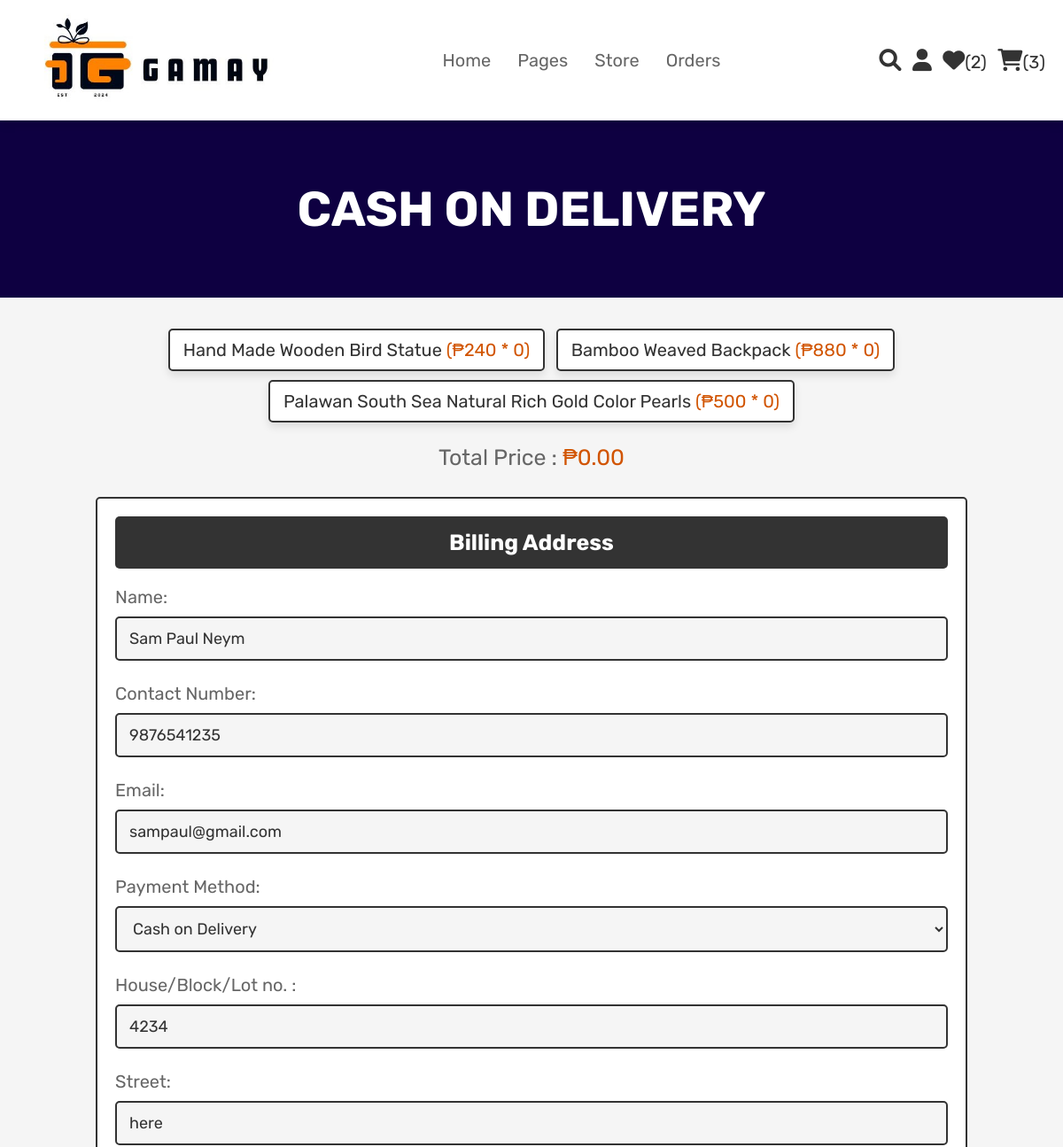
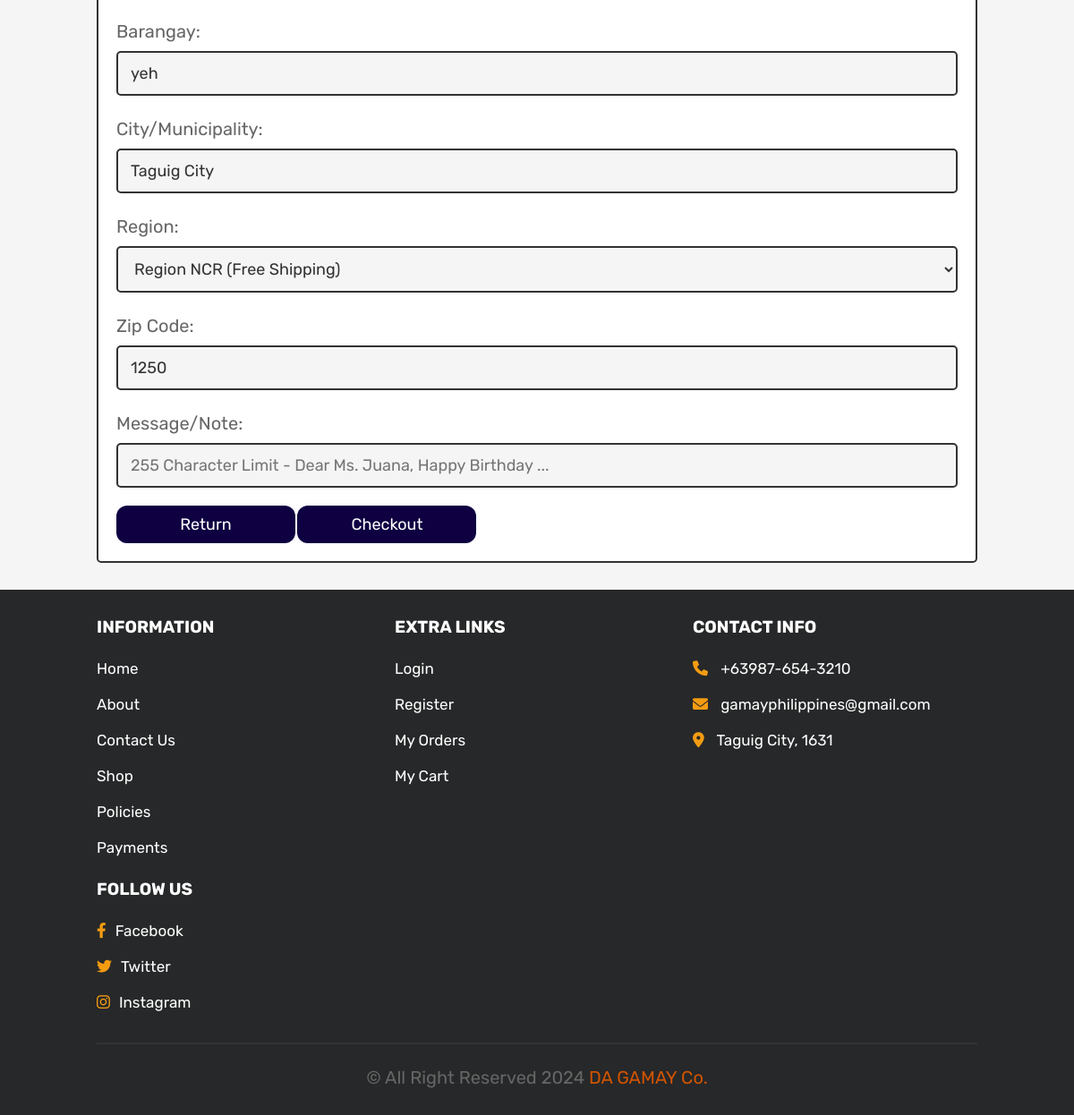
The app's page /checkout.php (signed in) with its own data (2 pictures, top to bottom).
### tables this page shows
CREATE TABLE `cart` (
  `id` int(100) NOT NULL,
  `user_id` int(100) NOT NULL,
  `pid` int(100) NOT NULL,
  `name` varchar(100) NOT NULL,
  `price` int(100) NOT NULL,
  `quantity` int(100) NOT NULL,
  `image` varchar(100) NOT NULL
);

### checkout.php (the view, shortened to what this page needs)
<?php
@include 'config.php';
$user_id = $_SESSION['user_id'];
  ?>
<!DOCTYPE html>
<html lang="en">
<head>
   <link rel="stylesheet" href="https://cdnjs.cloudflare.com/ajax/libs/font-awesome/6.0.0/css/all.min.css">
   <link rel="stylesheet" href="css/new.css">
</head>
<body>
<?php @include 'header.php'; ?>
<section class="heading">
    <h3>Cash On Delivery</h3>
</section>
<section class="display-order">
    <?php
        $grand_total = 0;
        $select_cart = mysqli_query($conn, "SELECT * FROM `cart` WHERE user_id = '$user_id'") or die('query failed');
        if(mysqli_num_rows($select_cart) > 0){
            while($fetch_cart = mysqli_fetch_assoc($select_cart)){
            $total_price = ($fetch_cart['price'] * $fetch_cart['quantity']);
            $grand_total += $total_price;
    ?>
    <p> <?php echo $fetch_cart['name'] ?> <span> (<?php echo '₱'.$fetch_cart['price'].' * '.$fetch_cart['quantity']  ?>) </span> </p>
    <?php
        }
        }else{
            echo '<p class="empty">your cart is empty</p>';
        }
    ?>
    <div class="grand-total">Total Price : <span>₱<?php echo $grand_total; ?>.00</span></div>
</section>
<section class="checkout">
    <form action="" method="POST">
        <h3>Billing address</h3>
        <div class="flex">
            <div class="inputBox">
                <span>Name:</span>
                <input type="text" name="name" placeholder="Enter your name" value="<?php echo ($user_id === 19) ? '' : (isset($_SESSION['user_name']) ? $_SESSION['user_name'] : ''); ?>" required>
            </div>
            <div class="inputBox">
                <span>Contact Number:</span>
                <input type="number" name="number" min="0" placeholder="+63XXXXXXXXXX" value="<?php echo ($user_id === 19) ? '' : (isset($_SESSION['user_contact_number']) ? $_SESSION['user_contact_number'] : ''); ?>" required>
            </div>
            <div class="inputBox">
                <span>Email:</span>
                <input type="email" name="email" placeholder="e.g. @gmail.com" value="<?php echo ($user_id === 19) ? '' : (isset($_SESSION['user_email']) ? $_SESSION['user_email'] : ''); ?>" required>
            </div>
            <div class="inputBox">
                <span>Payment Method:</span>
                <select name="method">
                    <option value="cash on delivery">Cash on Delivery</option>
                </select>
            </div>
            <div class="inputBox">
                <span>House/Block/Lot no. :</span>
                <input type="text" name="flat" placeholder="e.g. house no." value="<?php echo ($user_id === 19) ? '' : (isset($_SESSION['user_flat']) ? $_SESSION['user_flat'] : ''); ?>" required>
            </div>
            <div class="inputBox">
                <span>Street:</span>
                <input type="text" name="street" placeholder="e.g. street name" value="<?php echo ($user_id === 19) ? '' : (isset($_SESSION['user_street']) ? $_SESSION['user_street'] : ''); ?>" required>
            </div>
            <div class="inputBox">
                <span>Barangay:</span>
                <input type="text" name="barangay" placeholder="e.g. Addition Hills" value="<?php echo ($user_id === 19) ? '' : (isset($_SESSION['user_barangay']) ? $_SESSION['user_barangay'] : ''); ?>" required>
            </div>
            <div class="inputBox">
                <span>City/Municipality:</span>
                <input type="text" name="city" placeholder="e.g. Mandaluyong City" value="<?php echo ($user_id === 19) ? '' : (isset($_SESSION['user_city']) ? $_SESSION['user_city'] : ''); ?>" required>
            </div>
<div class="inputBox">
                <span>Region:</span>
                <select name="region">
                    <option value="NCR">Region NCR (Free Shipping)</option>
                </select>
             </div>
            <div class="inputBox">
                <span>Zip Code:</span>
                <input type="number" min="0" name="zip" placeholder="e.g. 1550" value="<?php echo ($user_id === 19) ? '' : (isset($_SESSION['user_zip']) ? $_SESSION['user_zip'] : ''); ?>" required>
            </div>
            <div class="inputBox">
                <span>Message/Note: </span>
                <input type="text" name="note" placeholder="255 Character Limit - Dear Ms. Juana, Happy Birthday ...">
            </div>
        </div>
        <a class="btn" style="text-align: center;" href="payment_method.php">return</a>
        <input type="submit" name="order" value="checkout" class="btn">
    </form>
</section>
<?php @include 'footer.php'; ?>
</body>
</html>

### css/new.css (style rules this page uses)
:root { --blue:#0e0041; --red:#d15400; --orange:#f39c12; --black:#333; --white:#fff; --light-color:#666; --light-white:#ccc; --light-bg:#f5f5f5; --border:.2rem solid var(--black); --box-shadow:0 .5rem 1rem rgba(0,0,0,.1); }
* { font-family: 'Rubik', sans-serif; margin:0; padding:0; box-sizing: border-box; outline: none; border:none; text-decoration: none; transition:all .2s linear; }
html { font-size: 62.5%; overflow-x: hidden; scroll-behavior: smooth; scroll-padding-top: 6.5rem; }
body { background: var(--light-bg); }
section { padding:3rem 9%; }
.btn, .delete-btn, .option-btn { display: inline-block; border-radius: 12px; margin-top: 1rem; font-size: 1.8rem; color:var(--white); cursor: pointer; padding:1rem 3rem; text-transform: capitalize; }
.btn { background-color: var(--blue); }
.heading { display: flex; flex-flow: column; align-items: center; justify-content: center; gap:1rem; background-color: #0e0041; text-align: center; min-height: 25vh; }
.heading h3 { font-size: 5.5rem; color:var(--white); text-transform: uppercase; }
input { width: 70%; background: transparent; border: 0; outline: 0; padding: 15px 20px; font-size: 15px; }
.display-order { max-width: 1200px; margin:0 auto; text-align: center; padding-bottom: 0; }
.display-order p { display: inline-block; border-radius: .5rem; font-size: 2rem; color:var(--black); padding:1rem 1.5rem; margin:.5rem; background-color: var(--white); box-shadow: var(--box-shadow); border:var(--border); }
.display-order p span { color:var(--red); }
.display-order .grand-total { margin-top: 2rem; font-size: 2.5rem; color:var(--light-color); }
.display-order .grand-total span { color:var(--red); }
.checkout .btn { width: 200px; }
.checkout form { background-color: var(--white); border:var(--border); max-width: 1200px; margin:0 auto; border-radius: .5rem; padding:2rem; box-shadow: var(--border); }
.checkout form h3 { padding:1.5rem; font-size: 2.5rem; margin-bottom: 2rem; background-color: var(--black); color:var(--white); border-radius: .5rem; text-align: center; text-transform: capitalize; }
.checkout form .flex { display: flex; flex-wrap: wrap; gap:1.5rem; }
.checkout form .flex .inputBox { flex:1 1 55rem; }
.checkout form .flex .inputBox input, .checkout form .flex .inputBox select { margin:1rem 0; width: 100%; background-color: var(--light-bg); padding:1.2rem 1.4rem; border:var(--border); font-size: 1.8rem; color:var(--black); border-radius: .5rem; }
.checkout form .flex .inputBox span { font-size: 2rem; color:var(--light-color); }

### records on screen
cart: name "Hand Made Wooden Bird Statue", price "240", quantity "0"
cart: name "Bamboo Weaved Backpack", price "880", quantity "0"
cart: name "Palawan South Sea Natural Rich Gold Color Pearls", price "500", quantity "0"

### other values on screen
$wishlist_num_rows "2"
$cart_num_rows "3"
$grand_total "0"
